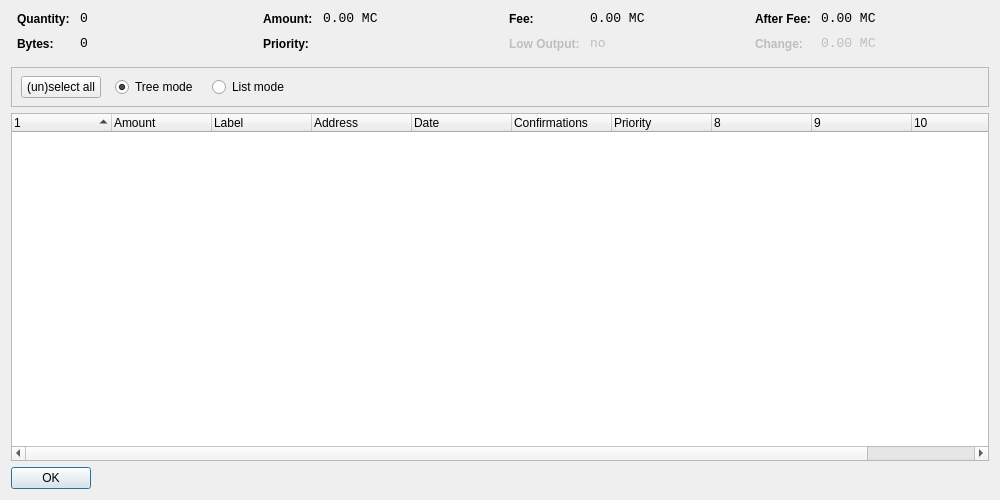
<?xml version="1.0" encoding="UTF-8"?>
<ui version="4.0">
 <class>CoinControlDialog</class>
 <widget class="QDialog" name="CoinControlDialog">
  <property name="geometry">
   <rect>
    <x>0</x>
    <y>0</y>
    <width>1000</width>
    <height>500</height>
   </rect>
  </property>
  <property name="windowTitle">
   <string>Coin Control</string>
  </property>
  <layout class="QVBoxLayout" name="verticalLayout">
   <item>
    <layout class="QHBoxLayout" name="horizontalLayoutTop" stretch="0,0,0,0">
     <property name="topMargin">
      <number>0</number>
     </property>
     <property name="bottomMargin">
      <number>10</number>
     </property>
     <item>
      <layout class="QFormLayout" name="formLayoutCoinControl1">
       <property name="horizontalSpacing">
        <number>10</number>
       </property>
       <property name="verticalSpacing">
        <number>10</number>
       </property>
       <property name="leftMargin">
        <number>6</number>
       </property>
       <property name="rightMargin">
        <number>6</number>
       </property>
       <item row="0" column="0">
        <widget class="QLabel" name="labelCoinControlQuantityText">
         <property name="styleSheet">
          <string notr="true">font-weight:bold;</string>
         </property>
         <property name="text">
          <string>Quantity:</string>
         </property>
        </widget>
       </item>
       <item row="0" column="1">
        <widget class="QLabel" name="labelCoinControlQuantity">
         <property name="font">
          <font>
           <family>Monospace</family>
           <pointsize>10</pointsize>
          </font>
         </property>
         <property name="cursor">
          <cursorShape>IBeamCursor</cursorShape>
         </property>
         <property name="contextMenuPolicy">
          <enum>Qt::ActionsContextMenu</enum>
         </property>
         <property name="text">
          <string>0</string>
         </property>
         <property name="textInteractionFlags">
          <set>Qt::LinksAccessibleByMouse|Qt::TextSelectableByKeyboard|Qt::TextSelectableByMouse</set>
         </property>
        </widget>
       </item>
       <item row="1" column="0">
        <widget class="QLabel" name="labelCoinControlBytesText">
         <property name="styleSheet">
          <string notr="true">font-weight:bold;</string>
         </property>
         <property name="text">
          <string>Bytes:</string>
         </property>
        </widget>
       </item>
       <item row="1" column="1">
        <widget class="QLabel" name="labelCoinControlBytes">
         <property name="font">
          <font>
           <family>Monospace</family>
           <pointsize>10</pointsize>
          </font>
         </property>
         <property name="cursor">
          <cursorShape>IBeamCursor</cursorShape>
         </property>
         <property name="contextMenuPolicy">
          <enum>Qt::ActionsContextMenu</enum>
         </property>
         <property name="text">
          <string>0</string>
         </property>
         <property name="textInteractionFlags">
          <set>Qt::LinksAccessibleByMouse|Qt::TextSelectableByKeyboard|Qt::TextSelectableByMouse</set>
         </property>
        </widget>
       </item>
      </layout>
     </item>
     <item>
      <layout class="QFormLayout" name="formLayoutCoinControl2">
       <property name="horizontalSpacing">
        <number>10</number>
       </property>
       <property name="verticalSpacing">
        <number>10</number>
       </property>
       <property name="leftMargin">
        <number>6</number>
       </property>
       <property name="rightMargin">
        <number>6</number>
       </property>
       <item row="0" column="0">
        <widget class="QLabel" name="labelCoinControlAmountText">
         <property name="styleSheet">
          <string notr="true">font-weight:bold;</string>
         </property>
         <property name="text">
          <string>Amount:</string>
         </property>
        </widget>
       </item>
       <item row="0" column="1">
        <widget class="QLabel" name="labelCoinControlAmount">
         <property name="font">
          <font>
           <family>Monospace</family>
           <pointsize>10</pointsize>
          </font>
         </property>
         <property name="cursor">
          <cursorShape>IBeamCursor</cursorShape>
         </property>
         <property name="contextMenuPolicy">
          <enum>Qt::ActionsContextMenu</enum>
         </property>
         <property name="text">
          <string>0.00 MC</string>
         </property>
         <property name="textInteractionFlags">
          <set>Qt::LinksAccessibleByMouse|Qt::TextSelectableByKeyboard|Qt::TextSelectableByMouse</set>
         </property>
        </widget>
       </item>
       <item row="1" column="0">
        <widget class="QLabel" name="labelCoinControlPriorityText">
         <property name="styleSheet">
          <string notr="true">font-weight:bold;</string>
         </property>
         <property name="text">
          <string>Priority:</string>
         </property>
        </widget>
       </item>
       <item row="1" column="1">
        <widget class="QLabel" name="labelCoinControlPriority">
         <property name="font">
          <font>
           <family>Monospace</family>
           <pointsize>10</pointsize>
          </font>
         </property>
         <property name="cursor">
          <cursorShape>IBeamCursor</cursorShape>
         </property>
         <property name="contextMenuPolicy">
          <enum>Qt::ActionsContextMenu</enum>
         </property>
         <property name="text">
          <string/>
         </property>
         <property name="textInteractionFlags">
          <set>Qt::LinksAccessibleByMouse|Qt::TextSelectableByKeyboard|Qt::TextSelectableByMouse</set>
         </property>
        </widget>
       </item>
      </layout>
     </item>
     <item>
      <layout class="QFormLayout" name="formLayoutCoinControl3">
       <property name="horizontalSpacing">
        <number>10</number>
       </property>
       <property name="verticalSpacing">
        <number>10</number>
       </property>
       <property name="leftMargin">
        <number>6</number>
       </property>
       <property name="rightMargin">
        <number>6</number>
       </property>
       <item row="0" column="0">
        <widget class="QLabel" name="labelCoinControlFeeText">
         <property name="styleSheet">
          <string notr="true">font-weight:bold;</string>
         </property>
         <property name="text">
          <string>Fee:</string>
         </property>
        </widget>
       </item>
       <item row="0" column="1">
        <widget class="QLabel" name="labelCoinControlFee">
         <property name="font">
          <font>
           <family>Monospace</family>
           <pointsize>10</pointsize>
          </font>
         </property>
         <property name="cursor">
          <cursorShape>IBeamCursor</cursorShape>
         </property>
         <property name="contextMenuPolicy">
          <enum>Qt::ActionsContextMenu</enum>
         </property>
         <property name="text">
          <string>0.00 MC</string>
         </property>
         <property name="textInteractionFlags">
          <set>Qt::LinksAccessibleByMouse|Qt::TextSelectableByKeyboard|Qt::TextSelectableByMouse</set>
         </property>
        </widget>
       </item>
       <item row="1" column="0">
        <widget class="QLabel" name="labelCoinControlLowOutputText">
         <property name="enabled">
          <bool>false</bool>
         </property>
         <property name="styleSheet">
          <string notr="true">font-weight:bold;</string>
         </property>
         <property name="text">
          <string>Low Output:</string>
         </property>
        </widget>
       </item>
       <item row="1" column="1">
        <widget class="QLabel" name="labelCoinControlLowOutput">
         <property name="enabled">
          <bool>false</bool>
         </property>
         <property name="font">
          <font>
           <family>Monospace</family>
           <pointsize>10</pointsize>
          </font>
         </property>
         <property name="cursor">
          <cursorShape>IBeamCursor</cursorShape>
         </property>
         <property name="contextMenuPolicy">
          <enum>Qt::ActionsContextMenu</enum>
         </property>
         <property name="text">
          <string>no</string>
         </property>
         <property name="textInteractionFlags">
          <set>Qt::LinksAccessibleByMouse|Qt::TextSelectableByKeyboard|Qt::TextSelectableByMouse</set>
         </property>
        </widget>
       </item>
      </layout>
     </item>
     <item>
      <layout class="QFormLayout" name="formLayoutCoinControl4">
       <property name="horizontalSpacing">
        <number>10</number>
       </property>
       <property name="verticalSpacing">
        <number>10</number>
       </property>
       <property name="leftMargin">
        <number>6</number>
       </property>
       <property name="rightMargin">
        <number>6</number>
       </property>
       <item row="0" column="0">
        <widget class="QLabel" name="labelCoinControlAfterFeeText">
         <property name="styleSheet">
          <string notr="true">font-weight:bold;</string>
         </property>
         <property name="text">
          <string>After Fee:</string>
         </property>
        </widget>
       </item>
       <item row="0" column="1">
        <widget class="QLabel" name="labelCoinControlAfterFee">
         <property name="font">
          <font>
           <family>Monospace</family>
           <pointsize>10</pointsize>
          </font>
         </property>
         <property name="cursor">
          <cursorShape>IBeamCursor</cursorShape>
         </property>
         <property name="contextMenuPolicy">
          <enum>Qt::ActionsContextMenu</enum>
         </property>
         <property name="text">
          <string>0.00 MC</string>
         </property>
         <property name="textInteractionFlags">
          <set>Qt::LinksAccessibleByMouse|Qt::TextSelectableByKeyboard|Qt::TextSelectableByMouse</set>
         </property>
        </widget>
       </item>
       <item row="1" column="0">
        <widget class="QLabel" name="labelCoinControlChangeText">
         <property name="enabled">
          <bool>false</bool>
         </property>
         <property name="styleSheet">
          <string notr="true">font-weight:bold;</string>
         </property>
         <property name="text">
          <string>Change:</string>
         </property>
        </widget>
       </item>
       <item row="1" column="1">
        <widget class="QLabel" name="labelCoinControlChange">
         <property name="enabled">
          <bool>false</bool>
         </property>
         <property name="font">
          <font>
           <family>Monospace</family>
           <pointsize>10</pointsize>
          </font>
         </property>
         <property name="cursor">
          <cursorShape>IBeamCursor</cursorShape>
         </property>
         <property name="contextMenuPolicy">
          <enum>Qt::ActionsContextMenu</enum>
         </property>
         <property name="text">
          <string>0.00 MC</string>
         </property>
         <property name="textInteractionFlags">
          <set>Qt::LinksAccessibleByMouse|Qt::TextSelectableByKeyboard|Qt::TextSelectableByMouse</set>
         </property>
        </widget>
       </item>
      </layout>
     </item>
    </layout>
   </item>
   <item>
    <widget class="QFrame" name="frame">
     <property name="minimumSize">
      <size>
       <width>0</width>
       <height>40</height>
      </size>
     </property>
     <property name="frameShape">
      <enum>QFrame::StyledPanel</enum>
     </property>
     <property name="frameShadow">
      <enum>QFrame::Sunken</enum>
     </property>
     <widget class="QWidget" name="horizontalLayoutWidget">
      <property name="geometry">
       <rect>
        <x>10</x>
        <y>0</y>
        <width>781</width>
        <height>41</height>
       </rect>
      </property>
      <layout class="QHBoxLayout" name="horizontalLayoutPanel" stretch="0,0,0,0,0">
       <property name="spacing">
        <number>14</number>
       </property>
       <item>
        <widget class="QPushButton" name="pushButtonSelectAll">
         <property name="sizePolicy">
          <sizepolicy hsizetype="Maximum" vsizetype="Fixed">
           <horstretch>0</horstretch>
           <verstretch>0</verstretch>
          </sizepolicy>
         </property>
         <property name="text">
          <string>(un)select all</string>
         </property>
        </widget>
       </item>
       <item>
        <widget class="QRadioButton" name="radioTreeMode">
         <property name="sizePolicy">
          <sizepolicy hsizetype="Maximum" vsizetype="Fixed">
           <horstretch>0</horstretch>
           <verstretch>0</verstretch>
          </sizepolicy>
         </property>
         <property name="text">
          <string>Tree mode</string>
         </property>
         <property name="checked">
          <bool>true</bool>
         </property>
        </widget>
       </item>
       <item>
        <widget class="QRadioButton" name="radioListMode">
         <property name="sizePolicy">
          <sizepolicy hsizetype="Maximum" vsizetype="Fixed">
           <horstretch>0</horstretch>
           <verstretch>0</verstretch>
          </sizepolicy>
         </property>
         <property name="text">
          <string>List mode</string>
         </property>
        </widget>
       </item>
       <item>
        <spacer name="horizontalSpacer">
         <property name="orientation">
          <enum>Qt::Horizontal</enum>
         </property>
         <property name="sizeHint" stdset="0">
          <size>
           <width>40</width>
           <height>20</height>
          </size>
         </property>
        </spacer>
       </item>
      </layout>
     </widget>
    </widget>
   </item>
   <item>
    <widget class="CoinControlTreeWidget" name="treeWidget">
     <property name="contextMenuPolicy">
      <enum>Qt::CustomContextMenu</enum>
     </property>
     <property name="sortingEnabled">
      <bool>false</bool>
     </property>
     <property name="columnCount">
      <number>11</number>
     </property>
     <attribute name="headerShowSortIndicator" stdset="0">
      <bool>true</bool>
     </attribute>
     <attribute name="headerStretchLastSection">
      <bool>false</bool>
     </attribute>
     <column>
      <property name="text">
       <string/>
      </property>
     </column>
     <column>
      <property name="text">
       <string>Amount</string>
      </property>
     </column>
     <column>
      <property name="text">
       <string>Label</string>
      </property>
     </column>
     <column>
      <property name="text">
       <string>Address</string>
      </property>
     </column>
     <column>
      <property name="text">
       <string>Date</string>
      </property>
     </column>
     <column>
      <property name="text">
       <string>Confirmations</string>
      </property>
      <property name="toolTip">
       <string>Confirmed</string>
      </property>
     </column>
     <column>
      <property name="text">
       <string>Priority</string>
      </property>
     </column>
     <column>
      <property name="text">
       <string/>
      </property>
     </column>
     <column>
      <property name="text">
       <string/>
      </property>
     </column>
     <column>
      <property name="text">
       <string/>
      </property>
     </column>
     <column>
      <property name="text">
       <string/>
      </property>
     </column>
    </widget>
   </item>
   <item>
    <widget class="QDialogButtonBox" name="buttonBox">
     <property name="sizePolicy">
      <sizepolicy hsizetype="Maximum" vsizetype="Fixed">
       <horstretch>0</horstretch>
       <verstretch>0</verstretch>
      </sizepolicy>
     </property>
     <property name="orientation">
      <enum>Qt::Horizontal</enum>
     </property>
     <property name="standardButtons">
      <set>QDialogButtonBox::Ok</set>
     </property>
    </widget>
   </item>
  </layout>
 </widget>
 <customwidgets>
  <customwidget>
   <class>CoinControlTreeWidget</class>
   <extends>QTreeWidget</extends>
   <header>coincontroltreewidget.h</header>
  </customwidget>
 </customwidgets>
 <resources/>
 <connections/>
</ui>
